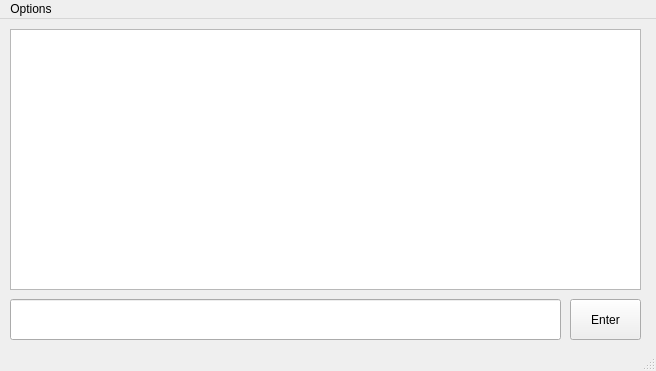
<?xml version="1.0" encoding="UTF-8"?>
<ui version="4.0">
 <class>Client</class>
 <widget class="QMainWindow" name="Client">
  <property name="geometry">
   <rect>
    <x>0</x>
    <y>0</y>
    <width>656</width>
    <height>371</height>
   </rect>
  </property>
  <property name="windowTitle">
   <string>MainWindow</string>
  </property>
  <widget class="QWidget" name="centralwidget">
   <widget class="QPushButton" name="pushButton">
    <property name="geometry">
     <rect>
      <x>570</x>
      <y>280</y>
      <width>71</width>
      <height>41</height>
     </rect>
    </property>
    <property name="text">
     <string>Enter</string>
    </property>
   </widget>
   <widget class="QTextBrowser" name="textBrowser">
    <property name="geometry">
     <rect>
      <x>10</x>
      <y>10</y>
      <width>631</width>
      <height>261</height>
     </rect>
    </property>
    <property name="html">
     <string>&lt;!DOCTYPE HTML PUBLIC &quot;-//W3C//DTD HTML 4.0//EN&quot; &quot;http://www.w3.org/TR/REC-html40/strict.dtd&quot;&gt;
&lt;html&gt;&lt;head&gt;&lt;meta name=&quot;qrichtext&quot; content=&quot;1&quot; /&gt;&lt;style type=&quot;text/css&quot;&gt;
p, li { white-space: pre-wrap; }
&lt;/style&gt;&lt;/head&gt;&lt;body style=&quot; font-family:'Noto Sans'; font-size:9pt; font-weight:400; font-style:normal;&quot;&gt;
&lt;p style=&quot;-qt-paragraph-type:empty; margin-top:0px; margin-bottom:0px; margin-left:0px; margin-right:0px; -qt-block-indent:0; text-indent:0px;&quot;&gt;&lt;br /&gt;&lt;/p&gt;&lt;/body&gt;&lt;/html&gt;</string>
    </property>
   </widget>
   <widget class="QLineEdit" name="lineEdit">
    <property name="geometry">
     <rect>
      <x>10</x>
      <y>280</y>
      <width>551</width>
      <height>41</height>
     </rect>
    </property>
   </widget>
  </widget>
  <widget class="QMenuBar" name="menubar">
   <property name="geometry">
    <rect>
     <x>0</x>
     <y>0</y>
     <width>656</width>
     <height>22</height>
    </rect>
   </property>
   <widget class="QMenu" name="menuDisconnect">
    <property name="title">
     <string>Options</string>
    </property>
    <addaction name="actionDisconnect"/>
    <addaction name="actionSaveChat"/>
   </widget>
   <addaction name="menuDisconnect"/>
  </widget>
  <widget class="QStatusBar" name="statusbar"/>
  <action name="actionDisconnect">
   <property name="text">
    <string>Disconnect</string>
   </property>
  </action>
  <action name="actionSaveChat">
   <property name="text">
    <string>Save Chat</string>
   </property>
  </action>
 </widget>
 <resources/>
 <connections/>
</ui>
